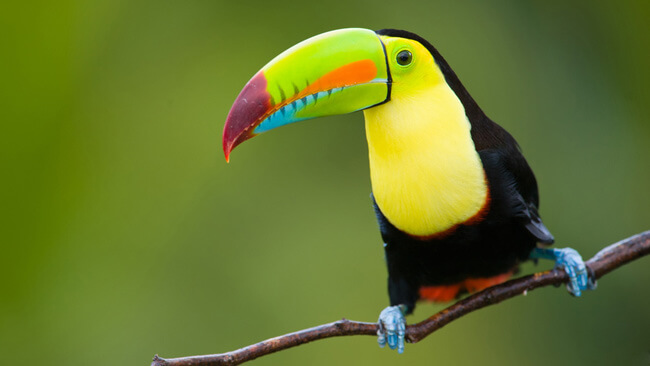
#> input picture toucans.jpg, 650 x 366 px
$ python cv.py
#> lines starting #> are read from the running program, lines starting #| are printed output that depends on the picture; after the words box and inside, x2 and y2 are one past the last pixel; in counts of white or black regions, pixels touching at a corner belong together
import cv2
import numpy as numpy
from matplotlib import pyplot


# read in the image
img = cv2.imread('toucans.jpg')
#> img is the input picture: shape (366, 650, 3); mean B, G, R 44.6, 119, 102.8

# read the BRG values of a pixel
px = img[100,100]
#> px = [25, 123, 101]
print(px)
#| [ 25 123 101]

# read just the blue (first) value of a pixel
blue = img[100,100,0]
#> blue = 25
print(blue)
#| 25

# set the BRG value of a pixel
img[100,100] = [255,255,255]
#> img: shape (366, 650, 3); under 0.01% of pixels changed, all inside (x1, y1, x2, y2) = (100, 100, 101, 101)
print(img[100,100])
#| [255 255 255]

# set an individual value of a pixel
print(img.item(10,10,2))
#| 99
img.itemset((10,10,2),100)
#> img: shape (366, 650, 3); mean B, G, R 44.6, 119, 102.8
print(img.item(10,10,2))
#| 100

# get # of pixel rows, columns, and channels
print(img.shape)
#| (366, 650, 3)

# total # of pixels
# width * height * 3 channels
print(img.size)
#| 713700

# print image type
print(img.dtype)
#| uint8

# capture an area, then move it to another area
# this does nothing because we don't write anything
ball = img[280:340, 330:390]
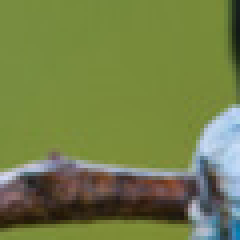
#> ball: shape (60, 60, 3) (shown 4 times larger); mean B, G, R 71.6, 126.8, 114.6
img[273:333, 100:160] = ball
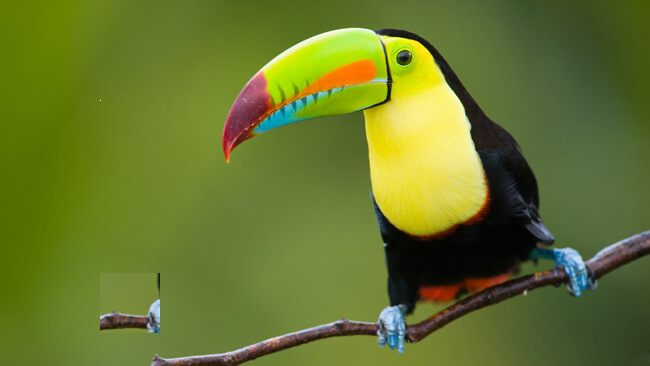
#> img: shape (366, 650, 3); mean B, G, R 44.9, 118.9, 102.9

# split an image into BGR channels
b,g,r  = cv2.split(img)
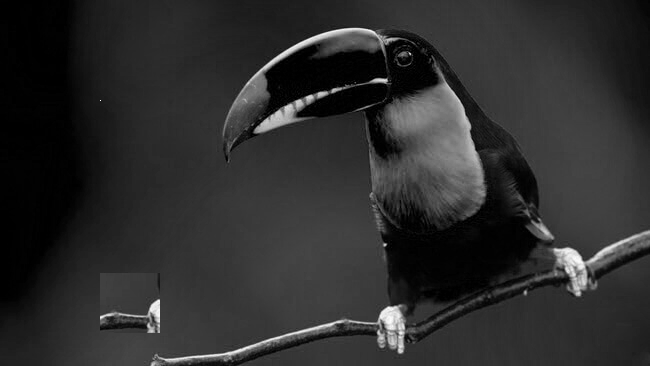
#> b: shape (366, 650); min 0, max 255, mean 44.9
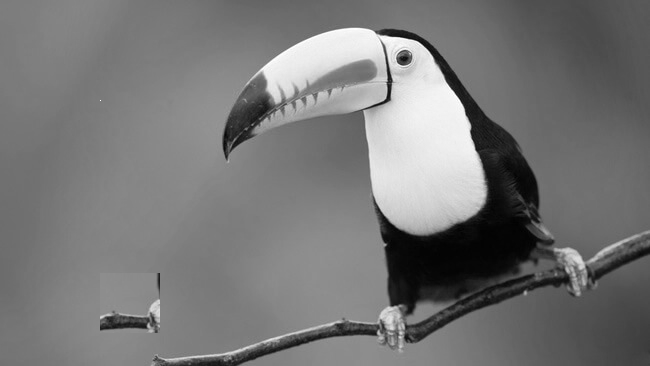
#> g: shape (366, 650); min 0, max 255, mean 118.9
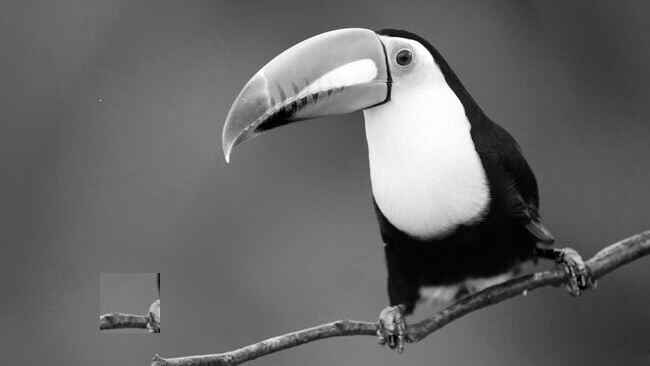
#> r: shape (366, 650); min 0, max 255, mean 102.9
# merge it back to a full color image
img = cv2.merge((b,g,r))

# a better way is to use indexing
b = img[:,:,0]
# set all red pixels to 0
img[:,:,2] = 0
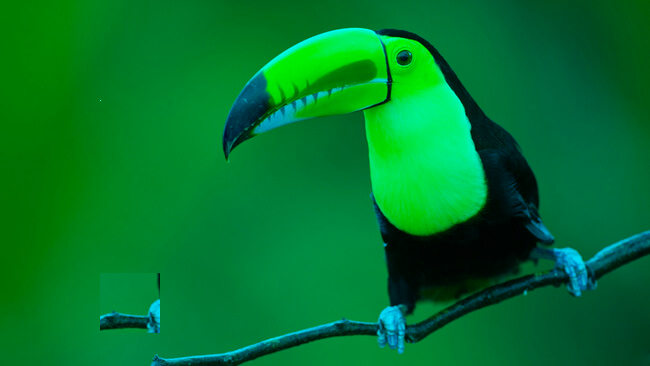
#> img: shape (366, 650, 3); mean B, G, R 44.9, 118.9, 0

pyplot.subplot(231),pyplot.imshow(img,'gray'),pyplot.title('ORIGINAL')

pyplot.show()
